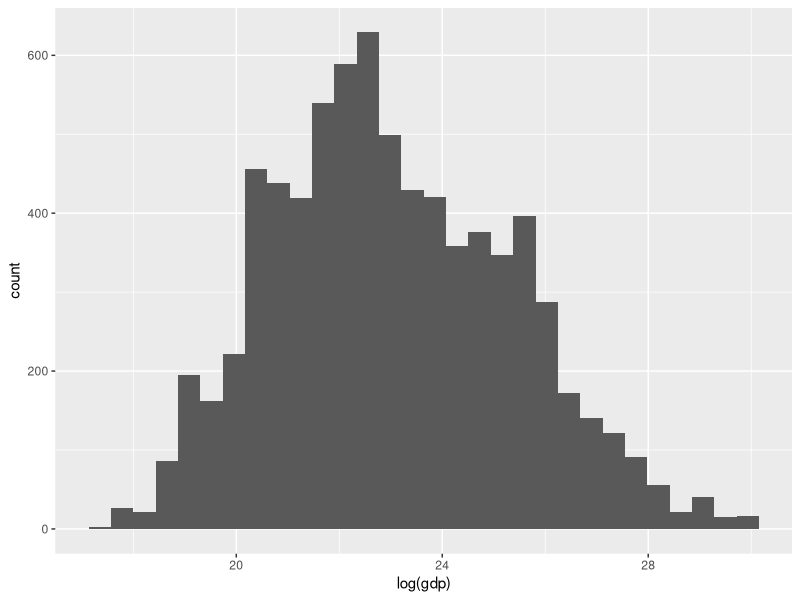
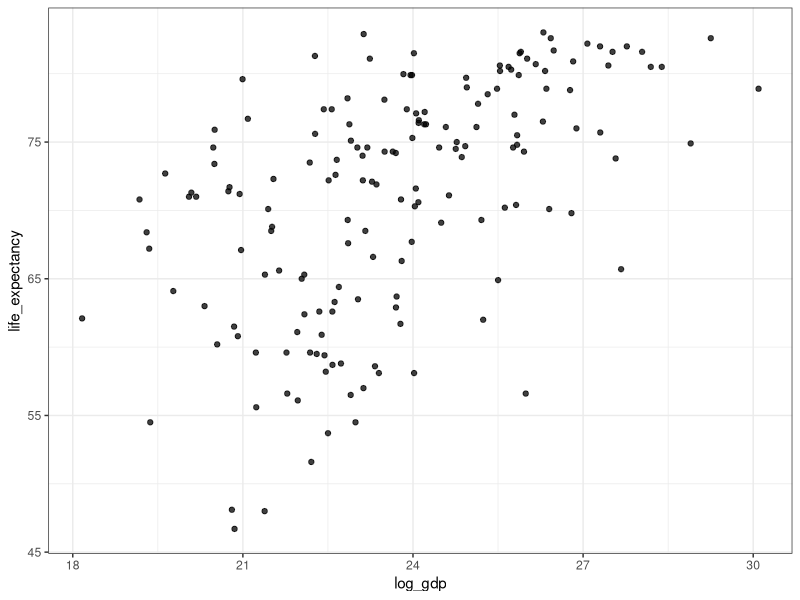
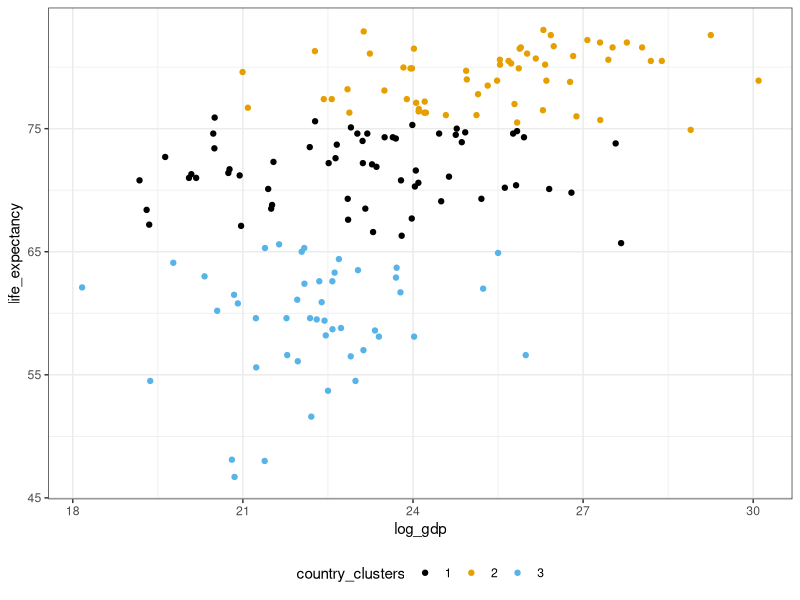
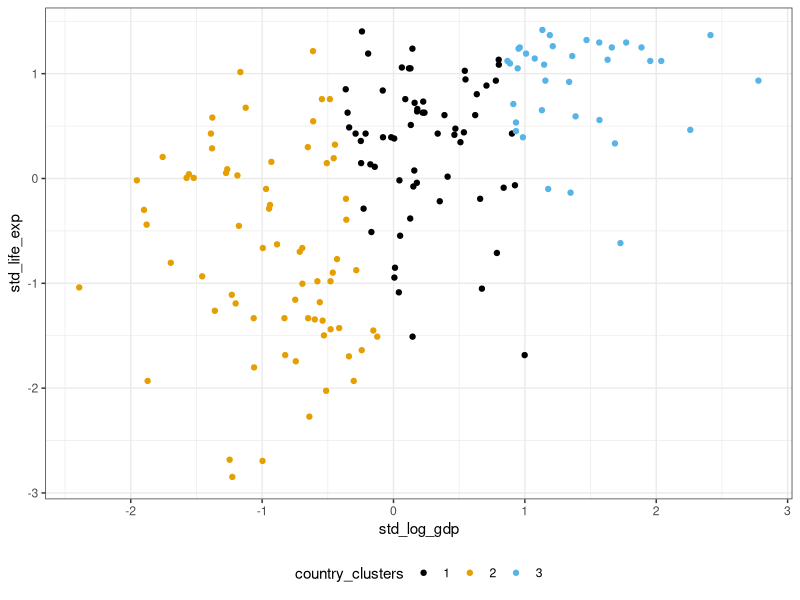

Recreate these plots in R, in order.
# PURPOSE: K-means clustering of Gapminder data


# Load the data -----------------------------------------------------------

library(tidyverse)
library(dslabs)

gapminder <- as_tibble(gapminder)

gapminder %>%
  ggplot(aes(x=log(gdp))) +
  geom_histogram()


# Clean the data ----------------------------------------------------------

clean_gapminder <- gapminder %>%
  filter(year == 2011, !is.na(gdp)) %>%
  mutate(log_gdp = log(gdp))

clean_gapminder %>%
  ggplot(aes(x=log_gdp, y = life_expectancy)) +
  geom_point(alpha = 0.75) +
  theme_bw()


# Initial unscaled k-means clustering -------------------------------------

init_kmeans <- 
  kmeans(dplyr::select(clean_gapminder,
                       log_gdp, life_expectancy),
         algorithm = "Lloyd", centers = 3,
         nstart = 1)

clean_gapminder %>%
  mutate(country_clusters = 
           as.factor(init_kmeans$cluster)) %>%
  ggplot(aes(x = log_gdp, y = life_expectancy,
             color = country_clusters)) +
  geom_point() + 
  ggthemes::scale_color_colorblind() +
  theme_bw() +
  theme(legend.position = "bottom")


# Scale the variables -----------------------------------------------------

clean_gapminder <- clean_gapminder %>%
  mutate(std_log_gdp = as.numeric(scale(log_gdp, center = TRUE, scale = TRUE)),
         std_life_exp = as.numeric(scale(life_expectancy, center = TRUE, scale = TRUE)))

std_kmeans <- 
  kmeans(dplyr::select(clean_gapminder,
                       log_gdp, std_life_exp),
         algorithm = "Lloyd", centers = 3,
         nstart = 1)

clean_gapminder %>%
  mutate(country_clusters = 
           as.factor(std_kmeans$cluster)) %>%
  ggplot(aes(x = std_log_gdp, y = std_life_exp,
             color = country_clusters)) +
  geom_point() + 
  ggthemes::scale_color_colorblind() +
  theme_bw() +
  theme(legend.position = "bottom")
